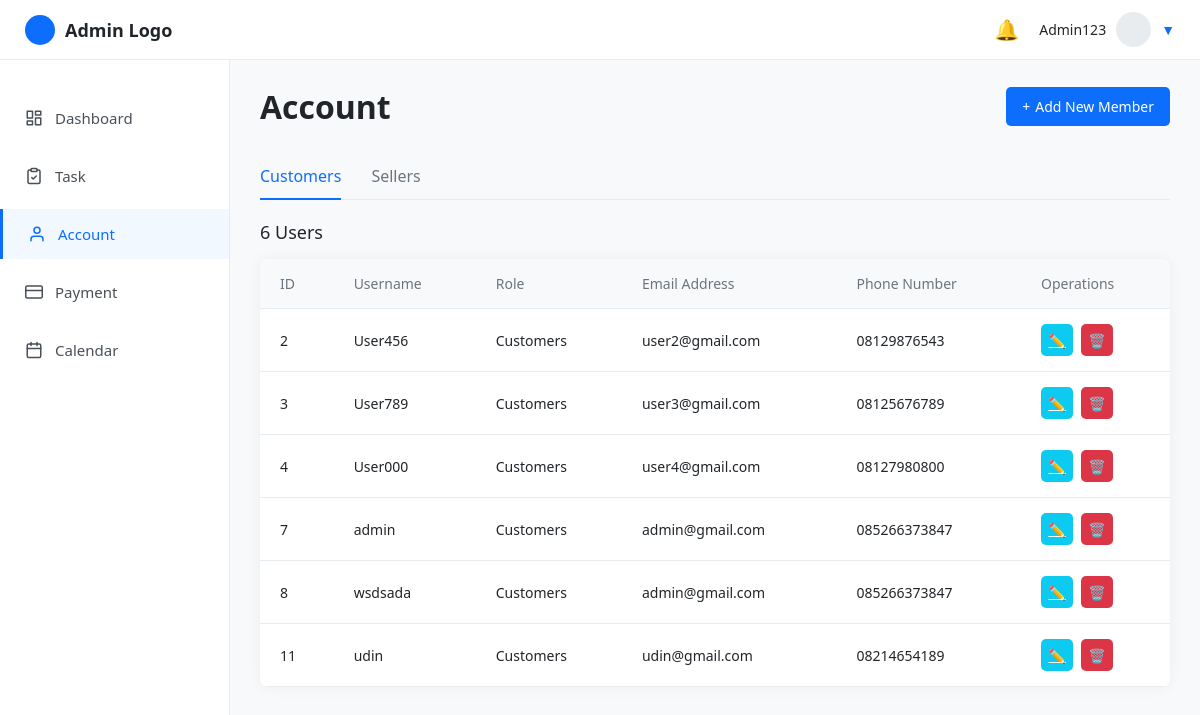
The app's page /account.php, older data.
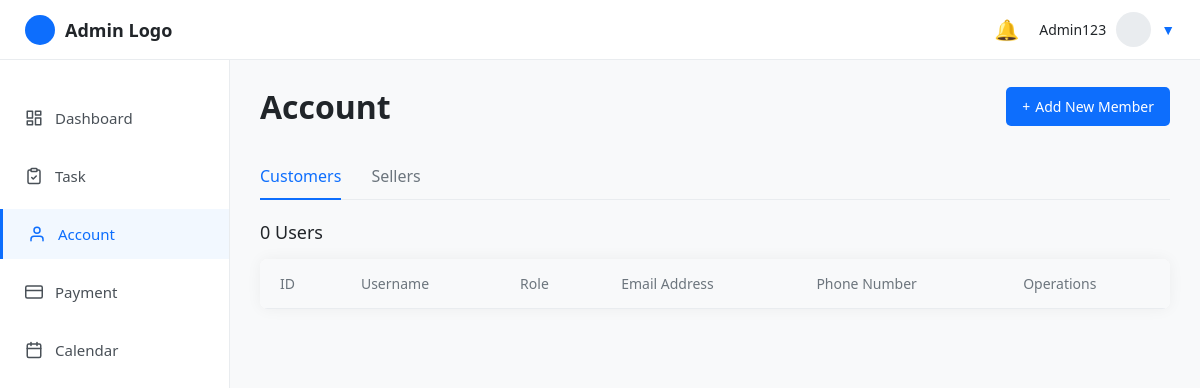
The same page, newer data.
### tables this page shows
CREATE TABLE `users` (
  `id` int(11) NOT NULL,
  `name` varchar(100) DEFAULT NULL,
  `email` varchar(100) DEFAULT NULL,
  `password` varchar(255) DEFAULT NULL,
  `role` enum('admin','user','provider') DEFAULT 'user',
  `status` enum('pending','verified','rejected') DEFAULT 'pending',
  `created_at` timestamp NOT NULL DEFAULT current_timestamp()
);

### account.php (the view, shortened to what this page needs)
<?php include 'koneksi.php'; ?>
<!DOCTYPE html>
<html lang="en">
<head>
</head>
<body>
  <header class="topbar">
    <div class="logo-section">
      <div class="logo-icon"></div>
      <span class="logo-text">Admin Logo</span>
    </div>
    <div class="right">
      <div class="notification-icon">🔔</div>
      <div class="user-info">
        <span class="username">Admin123</span>
        <div class="avatar"></div>
        <span class="dropdown-icon">▼</span>
      </div>
    </div>
  </header>
  <div class="content-wrapper">
    <?php
    $currentPage = basename($_SERVER['PHP_SELF']);
    ?>
    <aside class="sidebar">
      <ul class="nav">
        <li class="<?= $currentPage == 'dashboard.php' ? 'active' : '' ?>">
          <a href="dashboard.php">
            Dashboard
          </a>
        </li>
        <li class="<?= $currentPage == 'task.php' ? 'active' : '' ?>">
          <a href="task.php">
            Task
          </a>
        </li>
        <li class="<?= $currentPage == 'account.php' ? 'active' : '' ?>">
          <a href="account.php">
            <svg xmlns="http://www.w3.org/2000/svg" width="18" height="18" viewBox="0 0 24 24" fill="none" stroke="currentColor" stroke-width="2" stroke-linecap="round" stroke-linejoin="round">
              <path d="M20 21v-2a4 4 0 0 0-4-4H8a4 4 0 0 0-4 4v2"></path>
              <circle cx="12" cy="7" r="4"></circle>
            </svg>
            Account
          </a>
        </li>
        <li class="<?= $currentPage == 'transaksi.php' ? 'active' : '' ?>">
          <a href="transaksi.php">
            <svg xmlns="http://www.w3.org/2000/svg" width="18" height="18" viewBox="0 0 24 24" fill="none" stroke="currentColor" stroke-width="2" stroke-linecap="round" stroke-linejoin="round">
              <rect x="1" y="4" width="22" height="16" rx="2" ry="2"></rect>
              <line x1="1" y1="10" x2="23" y2="10"></line>
            </svg>
            Payment
          </a>
        </li>
        <li class="<?= $currentPage == 'calendar.php' ? 'active' : '' ?>">
          <a href="calendar.php">
            Calendar
          </a>
        </li>
      </ul>
    </aside>
    <main class="main-content">
      <div class="account-header">
        <h1>Account</h1>
        <label for="add-user-toggle" class="btn-add">
          <span>+</span> Add New Member
        </label>
      </div>
      <div class="tabs">
        <?php
        $role = isset($_GET['role']) ? $_GET['role'] : 'Customers';
        ?>
        <a href="?role=Customers" class="<?= $role == 'Customers' ? 'active' : '' ?>">Customers</a>
        <a href="?role=Sellers" class="<?= $role == 'Sellers' ? 'active' : '' ?>">Sellers</a>
      </div>
      <?php
      $countQuery = mysqli_query($conn, "SELECT COUNT(*) as total FROM users WHERE role='$role'");
      $countResult = mysqli_fetch_assoc($countQuery);
      $totalUsers = $countResult['total'];
      $query = mysqli_query($conn, "SELECT * FROM users WHERE role='$role'");
      ?>
      <div class="user-count"><?= $totalUsers ?> Users</div>
      <table>
        <thead>
          <tr>
            <th>ID</th>
            <th>Username</th>
            <th>Role</th>
            <th>Email Address</th>
            <?php if ($role === 'Sellers') { ?>
              <th>Status</th>
            <?php } else { ?>
              <th>Phone Number</th>
            <?php } ?>
            <th>Operations</th>
          </tr>
        </thead>
        <tbody>
          <?php while ($row = mysqli_fetch_assoc($query)) { ?>
            <tr>
              <td><?= $row['id'] ?></td>
              <td><?= $row['username'] ?></td>
              <td><?= $row['role'] ?></td>
              <td><?= $row['email'] ?></td>
              <?php if ($role === 'Sellers') { ?>
                <td style="color: <?= $row['status'] == 'Verified' ? '#28a745' : '#dc3545'; ?>">
                  <?= $row['status'] ?>
                </td>
              <?php } else { ?>
                <td><?= $row['phone'] ?></td>
              <?php } ?>
              <td>
                <div class="operation-buttons">
                  <a href="edit.php?id=<?= $row['id'] ?>" class="btn-edit">✏️</a>
                  <label for="confirm-delete-<?= $row['id'] ?>" class="btn-delete">🗑️</label>
                </div>
              </td>
            </tr>
          <?php } ?>
        </tbody>
      </table>
    </main>
  </div>
</body>
</html>

Row changes from the older to the newer data that the page shows:
no longer on this page (row edited): users: id "2", username "User456", role "Customers", email "user2@gmail.com", phone "08129876543"
no longer on this page (row edited): users: id "3", username "User789", role "Customers", email "user3@gmail.com", phone "08125676789"
no longer on this page (row edited): users: id "4", username "User000", role "Customers", email "user4@gmail.com", phone "08127980800"
removed users: id "7", username "admin", role "Customers", email "admin@gmail.com", phone "085266373847"
removed users: id "8", username "wsdsada", role "Customers", email "admin@gmail.com", phone "085266373847"
removed users: id "11", username "udin", role "Customers", email "udin@gmail.com", phone "08214654189"
Text that changed along with them:
$totalUsers: "6" → "0"
